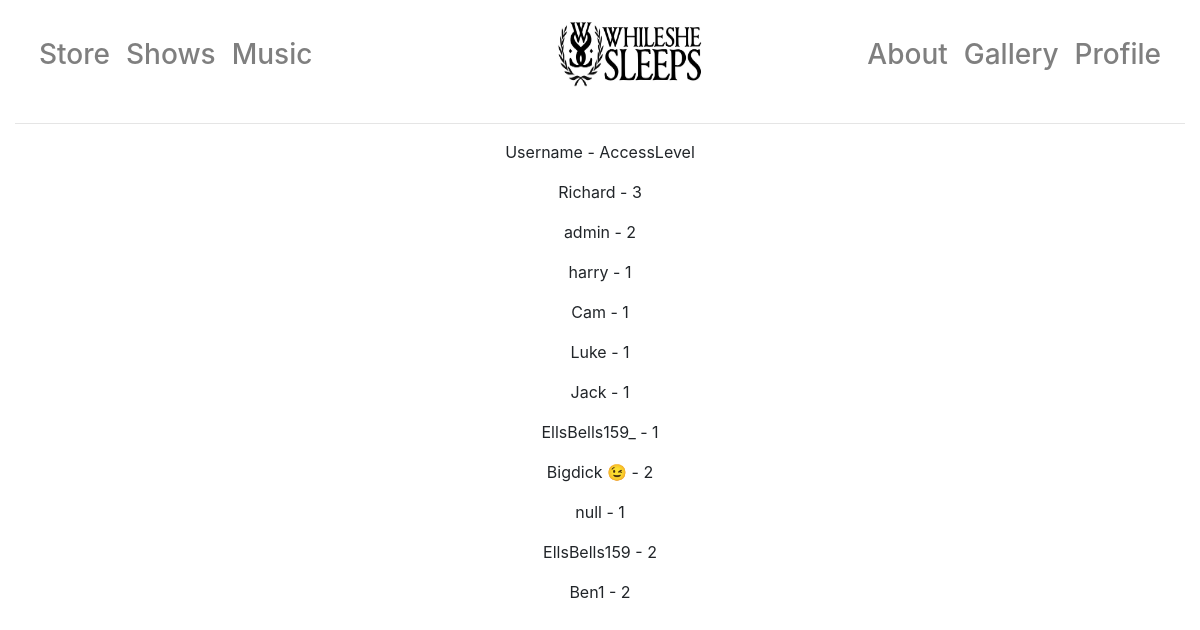
The app's page /owner/users (signed in), older data.
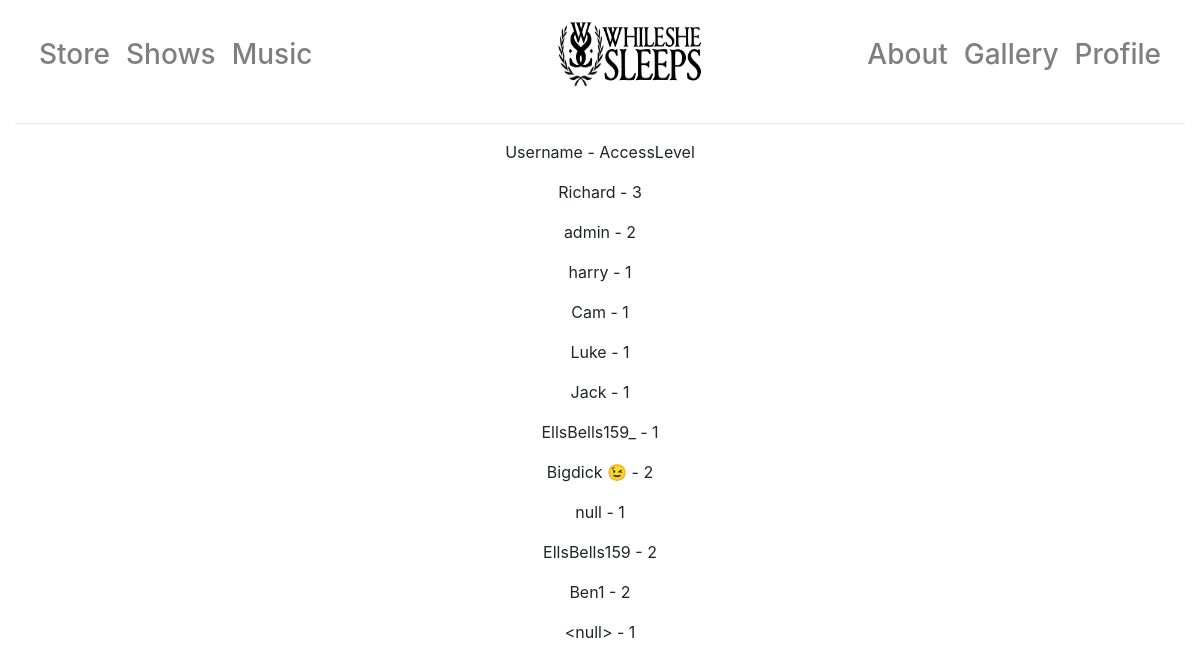
The same page, newer data.
### app/models.py (models this page shows, shortened)
class User(UserMixin, db.Model):
    id = db.Column(db.Integer, primary_key=True)
    username = db.Column(db.String(64), index=True, unique=True)
    email = db.Column(db.String(120), index=True, unique=True)
    password_hash = db.Column(db.String(128))
    name = db.Column(db.String(40), index=True)
    address1 = db.Column(db.String(40), index=True)
    address2 = db.Column(db.String(40), index=True)
    towncity = db.Column(db.String(40), index=True)
    postcode = db.Column(db.String(40), index=True)
    accesslevel = db.Column(db.Integer, index=True)

### app/routes.py (the view)
@app.route("/owner/users")
@login_required
def owner_users():
    for i in User.query.all():
        if i.username == current_user.username:
            if i.accesslevel == 3:
                return render_template("user/all_users.html", title="Owner-", user = User.query.all())
            else:
                return redirect(url_for("index"))

### app/models.py (called while the page is built)
@login.user_loader
def load_user(the_id):
    return User.query.get(int(the_id))

### app/templates/user/all_users.html
{% extends "layout.html" %}
{% block body %}
    <div class="text-center">
        <p>Username - AccessLevel</p>
    {% for i in user %}
        <p>{{ i.username }} - {{ i.accesslevel }}</p>
    {% endfor %}
    </div>
{% endblock %}

### app/templates/layout.html (shortened to what this page needs)
<!DOCTYPE html>
<html lang="en">
<head>
</head>
<body>
<div class="container" style="width: 100%">
    {% include"_navbar.html" %}
<hr>
    {% block body %}{% endblock %}
</div>
</body>
</html>

### app/templates/_navbar.html (shortened to what this page needs)
<nav class="navbar navbar-expand-md navbar-light bg-transparent mb-4">
      <div class="collapse navbar-collapse" id="navbarCollapse">
        <ul class="navbar-nav mr-auto">
          <li class="nav-item">
              <a class="nav-link" href="/store"><h1 style="font-size:175%;margin-top: 0.4em">Store</h1></a>
          </li>
          <li class="nav-item">
            <a class="nav-link" href="/shows"><h1 style="font-size:175%;margin-top: 0.4em">Shows</h1></a>
            <li class="nav-item">
                <a class="nav-link" href="/music"><h1 style="font-size:175%;margin-top: 0.4em">Music</h1></a>
            </li>
            <li class="nav-item">
            </li>
        </ul>
      <ul class="nav navbar-nav mr-auto">
            <li class="nav-item">
                <a class="nav-link" href="/"><img style="margin-right: 0" src="{{ url_for("static", filename="images/logowithtext.jpg") }}" width="150" height="75" alt="While She Sleeps"> </a>
            </li>
        </ul>
      <ul class="nav navbar-nav navbar-right">
          <li class="nav-item">
              <a class ="nav-link" href="/about"><h1 style="font-size:175%;text-align: right;margin-top: 0.4em">About</h1></a>
          </li>
            <li class="nav-item">
              <a class ="nav-link" href="/photos"><h1 style="font-size:175%;text-align: right;margin-top: 0.4em">Gallery</h1></a>
          </li>
            {% if current_user.is_anonymous %}
                <li class="nav-item">
                    <a class="nav-link" href="{{ url_for('login') }}"><h1 style="font-size:175%;text-align: right;margin-top: 0.4em">Login/SignUp</h1></a>
                </li>
            {% else %}
                <li class="nav-item">
                    <a class="nav-link" href="{{ url_for('profile', username=current_user.username) }}"><h1 style="font-size:175%;text-align: right;margin-top: 0.4em">Profile</h1></a>
                </li>
            {% endif %}
        </ul>
      </div>
    </nav>

### app/templates/layout.html (style rules this page uses)
:root { --blue:#007bff;--indigo:#6610f2;--purple:#6f42c1;--pink:#e83e8c;--red:#dc3545;--orange:#fd7e14;--yellow:#ffc107;--green:#28a745;--teal:#20c997;--cyan:#17a2b8;--white:#fff;--gray:#6c757d;--gray-dark:#343a40;--primary:#007bff;--secondary:#6c757d;--success:#28a745;--info:#17a2b8;--warning:#ffc107;--danger:#dc3545;--light:#f8f9fa;--dark:#343a40;--breakpoint-xs:0;--breakpoint-sm:576px;--breakpoint-md:768px;--breakpoint-lg:992px;--breakpoint-xl:1200px;--font-family-sans-serif:-apple-system,BlinkMacSystemFont,"Segoe UI",Roboto,"Helvetica Neue",Arial,sans-serif,"Apple Color Emoji","Segoe UI Emoji","Segoe UI Symbol";--font-family-monospace:SFMono-Regular,Menlo,Monaco,Consolas,"Liberation Mono","Courier New",monospace }
*,::after,::before { box-sizing:border-box }
html { font-family:sans-serif;line-height:1.15;-webkit-text-size-adjust:100%;-ms-text-size-adjust:100%;-ms-overflow-style:scrollbar;-webkit-tap-highlight-color:transparent }
article,aside,dialog,figcaption,figure,footer,header,hgroup,main,nav,section { display:block }
body { margin:0;font-family:-apple-system,BlinkMacSystemFont,"Segoe UI",Roboto,"Helvetica Neue",Arial,sans-serif,"Apple Color Emoji","Segoe UI Emoji","Segoe UI Symbol";font-size:1rem;font-weight:400;line-height:1.5;color:#212529;text-align:left;background-color:#fff }
hr { box-sizing:content-box;height:0;overflow:visible }
h1,h2,h3,h4,h5,h6 { margin-top:0;margin-bottom:.5rem }
p { margin-top:0;margin-bottom:1rem }
dl,ol,ul { margin-top:0;margin-bottom:1rem }
a { color:#007bff;text-decoration:none;background-color:transparent;-webkit-text-decoration-skip:objects }
img { vertical-align:middle;border-style:none }
.h1,.h2,.h3,.h4,.h5,.h6,h1,h2,h3,h4,h5,h6 { margin-bottom:.5rem;font-family:inherit;font-weight:500;line-height:1.2;color:inherit }
.h1,h1 { font-size:2.5rem }
hr { margin-top:1rem;margin-bottom:1rem;border:0;border-top:1px solid rgba(0,0,0,.1) }
.container { width:100%;padding-right:15px;padding-left:15px;margin-right:auto;margin-left:auto }
@media (min-width:576px) { .container { max-width:540px } }
@media (min-width:768px) { .container { max-width:720px } }
@media (min-width:992px) { .container { max-width:960px } }
@media (min-width:1200px) { .container { max-width:1920px } }
.collapse { display:none }
.nav { display:-webkit-box;display:-ms-flexbox;display:flex;-ms-flex-wrap:wrap;flex-wrap:wrap;padding-left:0;margin-bottom:0;list-style:none }
.nav-link { display:block;padding:.5rem 1rem }
.navbar { position:relative;display:-webkit-box;display:-ms-flexbox;display:flex;-ms-flex-wrap:wrap;flex-wrap:wrap;-webkit-box-align:center;-ms-flex-align:center;align-items:center;-webkit-box-pack:justify;-ms-flex-pack:justify;justify-content:space-between;padding:.5rem 1rem }
.navbar-nav { display:-webkit-box;display:-ms-flexbox;display:flex;-webkit-box-orient:vertical;-webkit-box-direction:normal;-ms-flex-direction:column;flex-direction:column;padding-left:0;margin-bottom:0;list-style:none }
.navbar-nav .nav-link { padding-right:0;padding-left:0 }
.navbar-collapse { -ms-flex-preferred-size:100%;flex-basis:100%;-webkit-box-flex:1;-ms-flex-positive:1;flex-grow:1;-webkit-box-align:center;-ms-flex-align:center;align-items:center }
@media (min-width:768px) { .navbar-expand-md { -webkit-box-orient:horizontal;-webkit-box-direction:normal;-ms-flex-flow:row nowrap;flex-flow:row nowrap;-webkit-box-pack:start;-ms-flex-pack:start;justify-content:flex-start } }
@media (min-width:768px) { .navbar-expand-md .navbar-nav { -webkit-box-orient:horizontal;-webkit-box-direction:normal;-ms-flex-direction:row;flex-direction:row } }
@media (min-width:768px) { .navbar-expand-md .navbar-nav .nav-link { padding-right:.5rem;padding-left:.5rem } }
@media (min-width:768px) { .navbar-expand-md .navbar-collapse { display:-webkit-box!important;display:-ms-flexbox!important;display:flex!important;-ms-flex-preferred-size:auto;flex-basis:auto } }
.navbar-light .navbar-nav .nav-link { color:rgba(0,0,0,.5) }
.bg-transparent { background-color:transparent!important }
.mb-4,.my-4 { margin-bottom:0rem!important }
.mr-auto,.mx-auto { margin-right:auto!important }

Row changes from the older to the newer data that the page shows:
added User: username "<null>", accesslevel "1"
